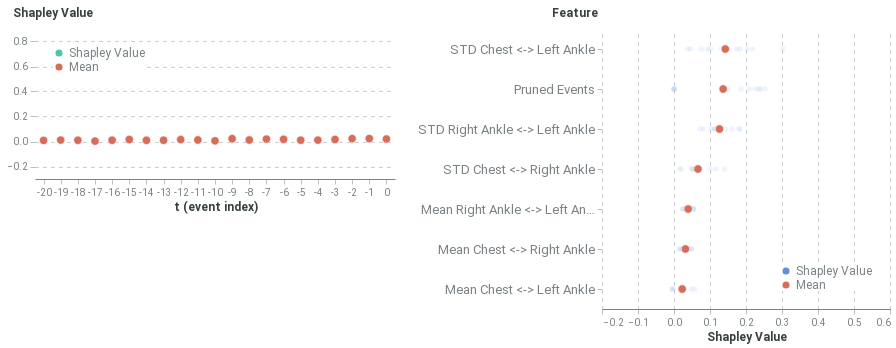

The code cell stored with this chart in its notebook:
### Code cell
global_plot

### Figure 1 — Vega-Lite specification as saved in the notebook (floating-point values rounded to 4 significant figures; data arrays with more than 128 entries replaced by an {"elided": "..."} marker saying what was removed)
{"config": {"axis": {"domain": true, "domainColor": "#798184", "grid": false, "gridColor": "#798184", "gridOpacity": 0.5, "gridDash": [3, 5], "gridWidth": 0.8, "gridCap": "round", "labelPadding": 3, "labelFont": "Roboto", "labelColor": "#798184", "tickSize": 5, "tickColor": "#798184", "tickOpacity": 0.5, "titleColor": "#384140", "titleFont": "Roboto", "titleFontSize": 12}, "axisBand": {"domain": true, "ticks": false, "labelPadding": 7}, "axisY": {"domain": false, "titleAlign": "left", "titleAngle": 0, "titleX": -20, "titleY": -10}, "legend": {"labelColor": "#798184", "labelFontSize": 12, "symbolSize": 40, "titleColor": "#384140", "titleFontSize": 12, "titlePadding": 10, "titleFont": "Roboto", "labelFont": "Roboto"}, "line": {"stroke": "#618FE0", "strokeWidth": 2}, "rule": {"stroke": "#798184"}, "path": {"stroke": "#618FE0", "strokeWidth": 0.5}, "rect": {"fill": "#618FE0"}, "point": {"filled": true, "shape": "circle"}, "shape": {"stroke": "#618FE0"}, "bar": {"fill": "#618FE0", "stroke": null}, "text": {"font": "Roboto", "color": "#384140", "fontSize": 12}, "arc": {"stroke": "#fff", "strokeWidth": 1}, "range": {"category": ["#618FE0", "#50D0B0", "#E17560", "#E8B474", "#D889C4", "#34A3BC", "#A583A4"], "ramp": ["#001854", "#002f72", "#04478e", "#1e5fab", "#4477c5", "#6290e1", "#7ea9fd", "#9ec7ff", "#bde4ff"], "heatmap": ["#001854", "#002f72", "#04478e", "#1e5fab", "#4477c5", "#6290e1", "#7ea9fd", "#9ec7ff", "#bde4ff"], "diverging": ["#003b26", "#006b52", "#1aa082", "#55d5b5", "#f5f5f5", "#ffaa92", "#d16f5b", "#9e392c", "#650200"]}, "title": {"anchor": "start", "fontSize": 20, "color": "#384140", "fontWeight": "bold", "offset": 20, "font": "Roboto", "subtitleColor": "#384140", "subtitleFontSize": 16}, "header": {"labelFontSize": 12, "titleFontSize": 16, "labelColor": "#384140", "titleColor": "#384140", "titleFont": "Roboto", "labelFont": "Roboto"}, "group": {"fill": "white"}, "background": "white", "view": {"stroke": "transparent", "continuousHeight": 300, "continuousWidth": 400}}, "hconcat": [{"data": {"name": "data-34c7818050f32214ec4f83114d8f4a2b"}, "mark": {"type": "point", "stroke": "white", "strokeWidth": 0.6}, "encoding": {"color": {"field": "type", "legend": {"fillColor": "white", "orient": "top-left", "symbolSize": 50, "symbolStrokeWidth": 0, "title": null}, "scale": {"domain": ["Shapley Value", "Mean"], "range": ["#48caaa", "#d76d58"]}, "type": "nominal"}, "opacity": {"condition": {"value": 1.0, "test": "(datum.type === 'Mean')"}, "value": 0.2}, "size": {"condition": {"value": 70, "test": "(datum.type === 'Mean')"}, "value": 30}, "x": {"axis": {"labelAngle": 0}, "field": "t (event index)", "type": "ordinal"}, "y": {"axis": {"grid": true, "titleX": -23}, "field": "Shapley Value", "scale": {"domain": [-0.3, 0.9]}, "title": "Shapley Value", "type": "quantitative"}}, "height": 150, "width": 360}, {"data": {"name": "data-acf4b97338e4df7d7f7ff018ed6326a7"}, "mark": {"type": "point", "stroke": "white", "strokeWidth": 0.6}, "encoding": {"color": {"field": "type", "legend": {"fillColor": "white", "orient": "bottom-right", "symbolSize": 50, "symbolStrokeWidth": 0, "title": null}, "scale": {"domain": ["Shapley Value", "Mean"], "range": ["#618FE0", "#d76d58"]}, "type": "nominal"}, "opacity": {"condition": {"value": 1.0, "test": "(datum.type === 'Mean')"}, "value": 0.1}, "size": {"condition": {"value": 70, "test": "(datum.type === 'Mean')"}, "value": 30}, "x": {"axis": {"grid": true, "title": "Shapley Value"}, "field": "Shapley Value", "scale": {"domain": [-0.2, 0.6]}, "type": "quantitative"}, "y": {"axis": {"labelFontSize": 13, "titleX": -51}, "field": "Feature", "sort": ["STD Chest <-> Left Ankle", "Pruned Events", "STD Right Ankle <-> Left Ankle", "STD Chest <-> Right Ankle", "Mean Right Ankle <-> Left Ankle", "Mean Chest <-> Right Ankle", "Mean Chest <-> Left Ankle"], "type": "ordinal"}}, "height": 280, "width": 288}], "resolve": {"scale": {"color": "independent"}}, "$schema": "https://vega.github.io/schema/vega-lite/v4.17.0.json", "datasets": {"data-34c7818050f32214ec4f83114d8f4a2b": {"elided": "246 records"}, "data-acf4b97338e4df7d7f7ff018ed6326a7": [{"Shapley Value": 0.03954, "Feature": "Mean Chest <-> Right Ankle", "type": "Shapley Value"}, {"Shapley Value": 0.1013, "Feature": "STD Chest <-> Right Ankle", "type": "Shapley Value"}, {"Shapley Value": 0.02631, "Feature": "Mean Chest <-> Left Ankle", "type": "Shapley Value"}, {"Shapley Value": 0.3029, "Feature": "STD Chest <-> Left Ankle", "type": "Shapley Value"}, {"Shapley Value": 0.05496, "Feature": "Mean Right Ankle <-> Left Ankle", "type": "Shapley Value"}, {"Shapley Value": 0.1431, "Feature": "STD Right Ankle <-> Left Ankle", "type": "Shapley Value"}, {"Shapley Value": 2.129e-10, "Feature": "Pruned Events", "type": "Shapley Value"}, {"Shapley Value": 0.03984, "Feature": "Mean Chest <-> Right Ankle", "type": "Shapley Value"}, {"Shapley Value": 0.05927, "Feature": "STD Chest <-> Right Ankle", "type": "Shapley Value"}, {"Shapley Value": 0.02449, "Feature": "Mean Chest <-> Left Ankle", "type": "Shapley Value"}, {"Shapley Value": 0.2187, "Feature": "STD Chest <-> Left Ankle", "type": "Shapley Value"}, {"Shapley Value": 0.0542, "Feature": "Mean Right Ankle <-> Left Ankle", "type": "Shapley Value"}, {"Shapley Value": 0.1231, "Feature": "STD Right Ankle <-> Left Ankle", "type": "Shapley Value"}, {"Shapley Value": 0.1485, "Feature": "Pruned Events", "type": "Shapley Value"}, {"Shapley Value": 0.0386, "Feature": "Mean Chest <-> Right Ankle", "type": "Shapley Value"}, {"Shapley Value": 0.04951, "Feature": "STD Chest <-> Right Ankle", "type": "Shapley Value"}, {"Shapley Value": 0.02463, "Feature": "Mean Chest <-> Left Ankle", "type": "Shapley Value"}, {"Shapley Value": 0.2036, "Feature": "STD Chest <-> Left Ankle", "type": "Shapley Value"}, {"Shapley Value": 0.05355, "Feature": "Mean Right Ankle <-> Left Ankle", "type": "Shapley Value"}, {"Shapley Value": 0.1113, "Feature": "STD Right Ankle <-> Left Ankle", "type": "Shapley Value"}, {"Shapley Value": 0.1869, "Feature": "Pruned Events", "type": "Shapley Value"}, {"Shapley Value": 0.0252, "Feature": "Mean Chest <-> Right Ankle", "type": "Shapley Value"}, {"Shapley Value": 0.06561, "Feature": "STD Chest <-> Right Ankle", "type": "Shapley Value"}, {"Shapley Value": -0.001517, "Feature": "Mean Chest <-> Left Ankle", "type": "Shapley Value"}, {"Shapley Value": 0.1313, "Feature": "STD Chest <-> Left Ankle", "type": "Shapley Value"}, {"Shapley Value": 0.03017, "Feature": "Mean Right Ankle <-> Left Ankle", "type": "Shapley Value"}, {"Shapley Value": 0.1615, "Feature": "STD Right Ankle <-> Left Ankle", "type": "Shapley Value"}, {"Shapley Value": 2.129e-10, "Feature": "Pruned Events", "type": "Shapley Value"}, {"Shapley Value": 0.0179, "Feature": "Mean Chest <-> Right Ankle", "type": "Shapley Value"}, {"Shapley Value": 0.02089, "Feature": "STD Chest <-> Right Ankle", "type": "Shapley Value"}, {"Shapley Value": -0.004384, "Feature": "Mean Chest <-> Left Ankle", "type": "Shapley Value"}, {"Shapley Value": 0.0458, "Feature": "STD Chest <-> Left Ankle", "type": "Shapley Value"}, {"Shapley Value": 0.0234, "Feature": "Mean Right Ankle <-> Left Ankle", "type": "Shapley Value"}, {"Shapley Value": 0.08249, "Feature": "STD Right Ankle <-> Left Ankle", "type": "Shapley Value"}, {"Shapley Value": 0.2262, "Feature": "Pruned Events", "type": "Shapley Value"}, {"Shapley Value": 0.0144, "Feature": "Mean Chest <-> Right Ankle", "type": "Shapley Value"}, {"Shapley Value": 0.01488, "Feature": "STD Chest <-> Right Ankle", "type": "Shapley Value"}, {"Shapley Value": -0.006338, "Feature": "Mean Chest <-> Left Ankle", "type": "Shapley Value"}, {"Shapley Value": 0.03773, "Feature": "STD Chest <-> Left Ankle", "type": "Shapley Value"}, {"Shapley Value": 0.02448, "Feature": "Mean Right Ankle <-> Left Ankle", "type": "Shapley Value"}, {"Shapley Value": 0.07323, "Feature": "STD Right Ankle <-> Left Ankle", "type": "Shapley Value"}, {"Shapley Value": 0.2539, "Feature": "Pruned Events", "type": "Shapley Value"}, {"Shapley Value": 0.02433, "Feature": "Mean Chest <-> Right Ankle", "type": "Shapley Value"}, {"Shapley Value": 0.1162, "Feature": "STD Chest <-> Right Ankle", "type": "Shapley Value"}, {"Shapley Value": 0.0584, "Feature": "Mean Chest <-> Left Ankle", "type": "Shapley Value"}, {"Shapley Value": 0.1742, "Feature": "STD Chest <-> Left Ankle", "type": "Shapley Value"}, {"Shapley Value": 0.04566, "Feature": "Mean Right Ankle <-> Left Ankle", "type": "Shapley Value"}, {"Shapley Value": 0.1836, "Feature": "STD Right Ankle <-> Left Ankle", "type": "Shapley Value"}, {"Shapley Value": 0.0, "Feature": "Pruned Events", "type": "Shapley Value"}, {"Shapley Value": 0.0317, "Feature": "Mean Chest <-> Right Ankle", "type": "Shapley Value"}, {"Shapley Value": 0.0497, "Feature": "STD Chest <-> Right Ankle", "type": "Shapley Value"}, {"Shapley Value": 0.04841, "Feature": "Mean Chest <-> Left Ankle", "type": "Shapley Value"}, {"Shapley Value": 0.07606, "Feature": "STD Chest <-> Left Ankle", "type": "Shapley Value"}, {"Shapley Value": 0.03725, "Feature": "Mean Right Ankle <-> Left Ankle", "type": "Shapley Value"}, {"Shapley Value": 0.1183, "Feature": "STD Right Ankle <-> Left Ankle", "type": "Shapley Value"}, {"Shapley Value": 0.2409, "Feature": "Pruned Events", "type": "Shapley Value"}, {"Shapley Value": 0.02016, "Feature": "Mean Chest <-> Right Ankle", "type": "Shapley Value"}, {"Shapley Value": 0.1406, "Feature": "STD Chest <-> Right Ankle", "type": "Shapley Value"}, {"Shapley Value": 0.02796, "Feature": "Mean Chest <-> Left Ankle", "type": "Shapley Value"}, {"Shapley Value": 0.1829, "Feature": "STD Chest <-> Left Ankle", "type": "Shapley Value"}, {"Shapley Value": 0.04217, "Feature": "Mean Right Ankle <-> Left Ankle", "type": "Shapley Value"}, {"Shapley Value": 0.1797, "Feature": "STD Right Ankle <-> Left Ankle", "type": "Shapley Value"}, {"Shapley Value": -2.129e-10, "Feature": "Pruned Events", "type": "Shapley Value"}, {"Shapley Value": 0.04998, "Feature": "Mean Chest <-> Right Ankle", "type": "Shapley Value"}, {"Shapley Value": 0.05973, "Feature": "STD Chest <-> Right Ankle", "type": "Shapley Value"}, {"Shapley Value": 0.02626, "Feature": "Mean Chest <-> Left Ankle", "type": "Shapley Value"}, {"Shapley Value": 0.1017, "Feature": "STD Chest <-> Left Ankle", "type": "Shapley Value"}, {"Shapley Value": 0.03344, "Feature": "Mean Right Ankle <-> Left Ankle", "type": "Shapley Value"}, {"Shapley Value": 0.1128, "Feature": "STD Right Ankle <-> Left Ankle", "type": "Shapley Value"}, {"Shapley Value": 0.2096, "Feature": "Pruned Events", "type": "Shapley Value"}, {"Shapley Value": 0.04793, "Feature": "Mean Chest <-> Right Ankle", "type": "Shapley Value"}, {"Shapley Value": 0.05518, "Feature": "STD Chest <-> Right Ankle", "type": "Shapley Value"}, {"Shapley Value": 0.02641, "Feature": "Mean Chest <-> Left Ankle", "type": "Shapley Value"}, {"Shapley Value": 0.09275, "Feature": "STD Chest <-> Left Ankle", "type": "Shapley Value"}, {"Shapley Value": 0.03345, "Feature": "Mean Right Ankle <-> Left Ankle", "type": "Shapley Value"}, {"Shapley Value": 0.1013, "Feature": "STD Right Ankle <-> Left Ankle", "type": "Shapley Value"}, {"Shapley Value": 0.2364, "Feature": "Pruned Events", "type": "Shapley Value"}, {"Shapley Value": 0.1366, "Feature": "Pruned Events", "type": "Mean"}, {"Shapley Value": 0.03178, "Feature": "Mean Chest <-> Right Ankle", "type": "Mean"}, {"Shapley Value": 0.02278, "Feature": "Mean Chest <-> Left Ankle", "type": "Mean"}, {"Shapley Value": 0.03934, "Feature": "Mean Right Ankle <-> Left Ankle", "type": "Mean"}, {"Shapley Value": 0.06662, "Feature": "STD Chest <-> Right Ankle", "type": "Mean"}, {"Shapley Value": 0.1425, "Feature": "STD Chest <-> Left Ankle", "type": "Mean"}, {"Shapley Value": 0.1264, "Feature": "STD Right Ankle <-> Left Ankle", "type": "Mean"}]}}
